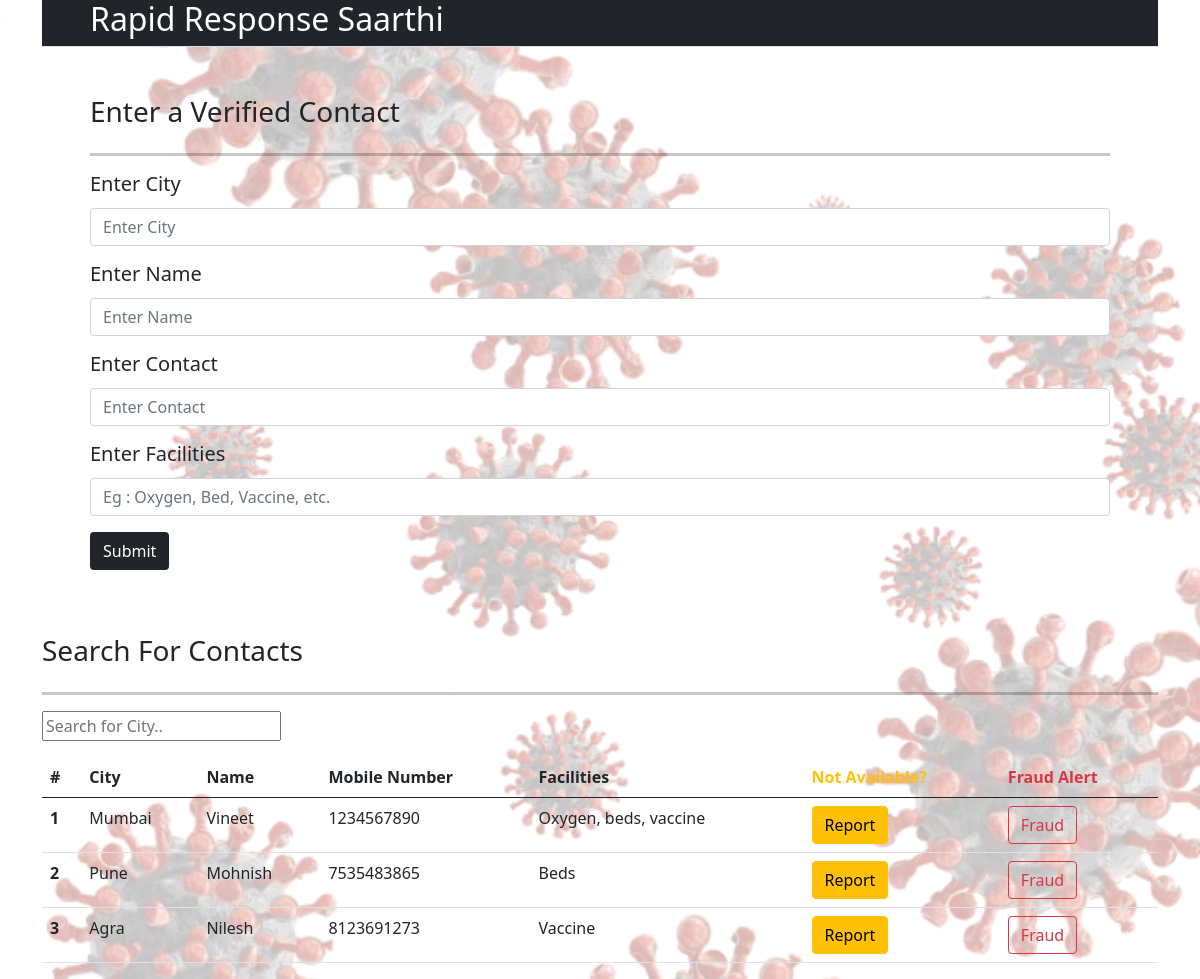
Before: / with the older database file.
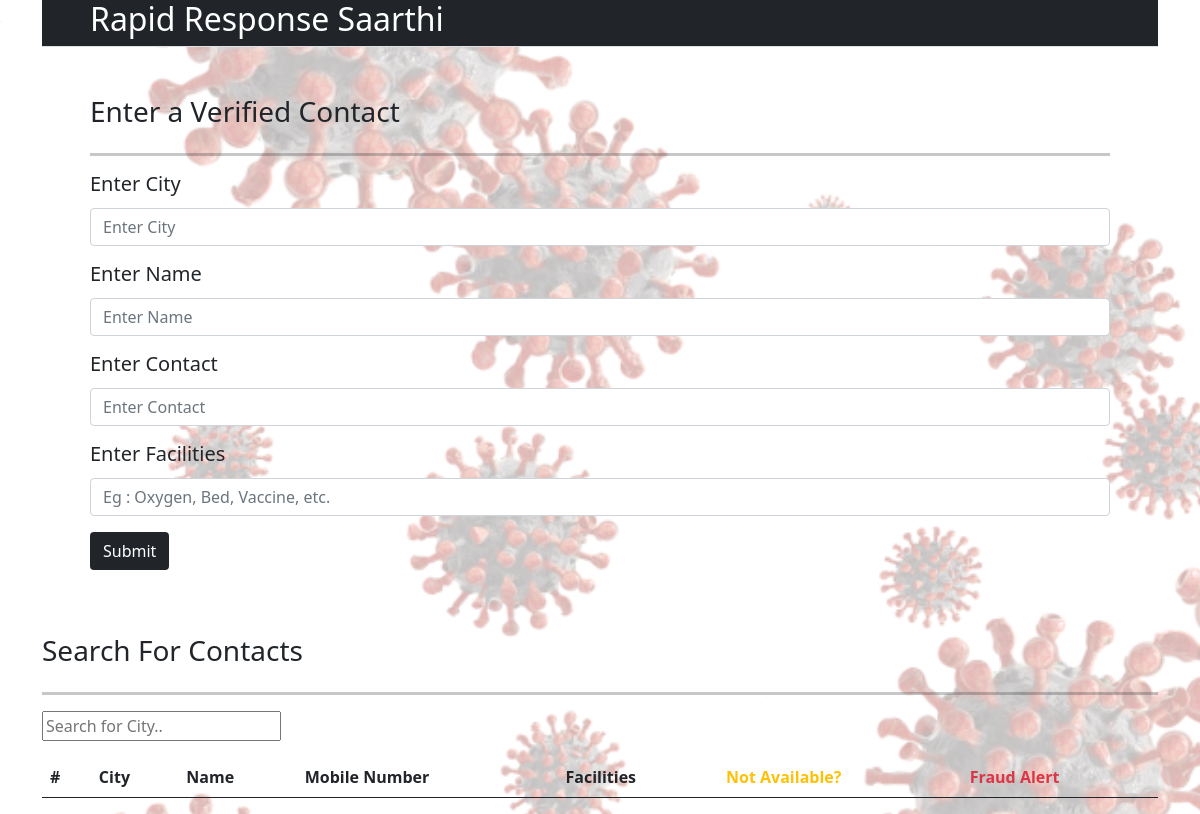
After: the same page with the newer database file.
### app.py (models this page shows)
class contact_info(db.Model):
    id = db.Column('contact_id', db.Integer, primary_key = True)
    city = db.Column(db.String(50),nullable=False)
    name = db.Column(db.String(200),nullable=False)
    ph_number = db.Column(db.String(20),nullable=False,unique=True)
    facility = db.Column(db.String(500),nullable=False)
    date = db.Column(db.DateTime,default=datetime.utcnow())
    report = db.Column(db.Integer,default=1)
    fraud = db.Column(db.Integer,default=1)
    def __repr__(self) -> str:
        return f"{self.city} - {self.date}"

### app.py (the view)
@app.route('/',methods=['GET','POST'])
def home_page():
    if request.method=='POST':
       pass
    allContacts = contact_info.query.all()
    print(allContacts)
    return render_template('index.html', allContacts=allContacts)

### templates/index.html (shortened to what this page needs)
<!DOCTYPE html>
<html lang="en">
<head>
    <link href="https://cdn.jsdelivr.net/npm/bootstrap@5.0.0-beta3/dist/css/bootstrap.min.css" rel="stylesheet"
>
    <link rel="stylesheet" href="../static/css/style.css">
</head>
<body id="intro">
    <div class="container">
        <div class="page-header bg-dark text-white border-bottom mb-5" id="header">
            <h2 class="px-5">Rapid Response Saarthi</h2>
        </div>
        <form action="/addPhoneNumber" method="POST" id="myform" class="m-5">
            <label for="exampleFormControlInput1" class="form-label h3">Enter a Verified Contact</label><br>
            <hr style="border-top: dashed;">
            <label for="exampleFormControlInput1" class="form-label h5">Enter City</label>
            <div class="mb-3 mt-1">
                <input type="text" class="form-control" id="city" name="city"
                    placeholder="Enter City" maxlength="50" required>
            </div>
            <label for="exampleFormControlInput1" class="form-label h5">Enter Name</label>
            <div class="mb-3 mt-1">
                <input type="text" class="form-control" id="nameofperson" name="nameofperson"
                    placeholder="Enter Name" maxlength="50" required>
            </div>
            <label for="exampleFormControlInput1" class="form-label h5">Enter Contact</label>
            <div class="mb-3 mt-1">
                    <input type="text" tabindex=8 onkeydown="javascript: return event.keyCode === 8 ||
                                    event.keyCode === 46 ? true : !isNaN(Number(event.key))" class="form-control test-timer-input" id="ph_number" name="ph_number" placeholder="Enter Contact" maxlength="10" oninput="validateContact()">
            </div>
            <label for="exampleFormControlInput1" class="form-label h5">Enter Facilities</label>
            <div class="mb-3 mt-1">
                <input type="text" class="form-control" id="facility" name="facility"
                    placeholder="Eg : Oxygen, Bed, Vaccine, etc." maxlength="50" required>
            </div>
            <button type="submit" class="btn text-white mb-3 bg-dark">Submit</button>
        </form>
        <label for="exampleFormControlInput1" class="form-label h3">Search For Contacts</label><br>
        <hr style="border-top: dashed;">
        <input type="text" id="myInput" onkeyup="cityFilter()" placeholder="Search for City.." title="Type in a name">
        <div style="overflow-x:auto;" id="table-style">
            <table class="table table-hover">
                <table class="table table-responsive" id="myTable">
                    <thead>
                        <tr>
                            <th scope="col">#</th>
                            <th scope="col">City</th>
                            <th scope="col">Name</th>
                            <th scope="col">Mobile Number</th>
                            <th scope="col">Facilities</th>
                            <th scope="col"><span class="text-warning">Not Available?</span></th>
                            <th scope="col"><span class="text-danger">Fraud Alert</span>
                            </th>
                        </tr>
                    </thead>
                    <tbody>
                        {% for contact in allContacts %}
                        <tr>
                            <th scope="row">{{loop.index}}</th>
                            <td>{{ contact.city }}</td>
                            <td>{{ contact.name }}</td>
                            <td>{{ contact.ph_number }}</td>
                            <td>{{ contact.facility }}</td>
                            <td><a href="/report/{{contact.id}}" type="button" class="btn btn-warning"
                                    name="report">Report</button></td>
                            <td><a href="/fraud/{{contact.id}}" type="button" class="btn btn-outline-danger"
                                    name="report">Fraud</button></td>
                        </tr>
                        {% endfor %}
                    </tbody>
                </table>
            </table>
        </div>
    </div>
</body>
</html>

### static/css/style.css (style rules this page uses)
body { display: block; margin: 0; padding: 0; background: #fff; }
.container { display: block; }

### templates/index.html (style rules this page uses)
#intro { background-image: url("../static/images/covid.svg"); width: 100%; }

Changed rows visible on the page:
removed contact_info: city "Mumbai", name "Vineet", ph_number "1234567890", facility "Oxygen, beds, vaccine"
removed contact_info: city "Pune", name "Mohnish", ph_number "7535483865", facility "Beds"
removed contact_info: city "Agra", name "Nilesh", ph_number "8123691273", facility "Vaccine"
